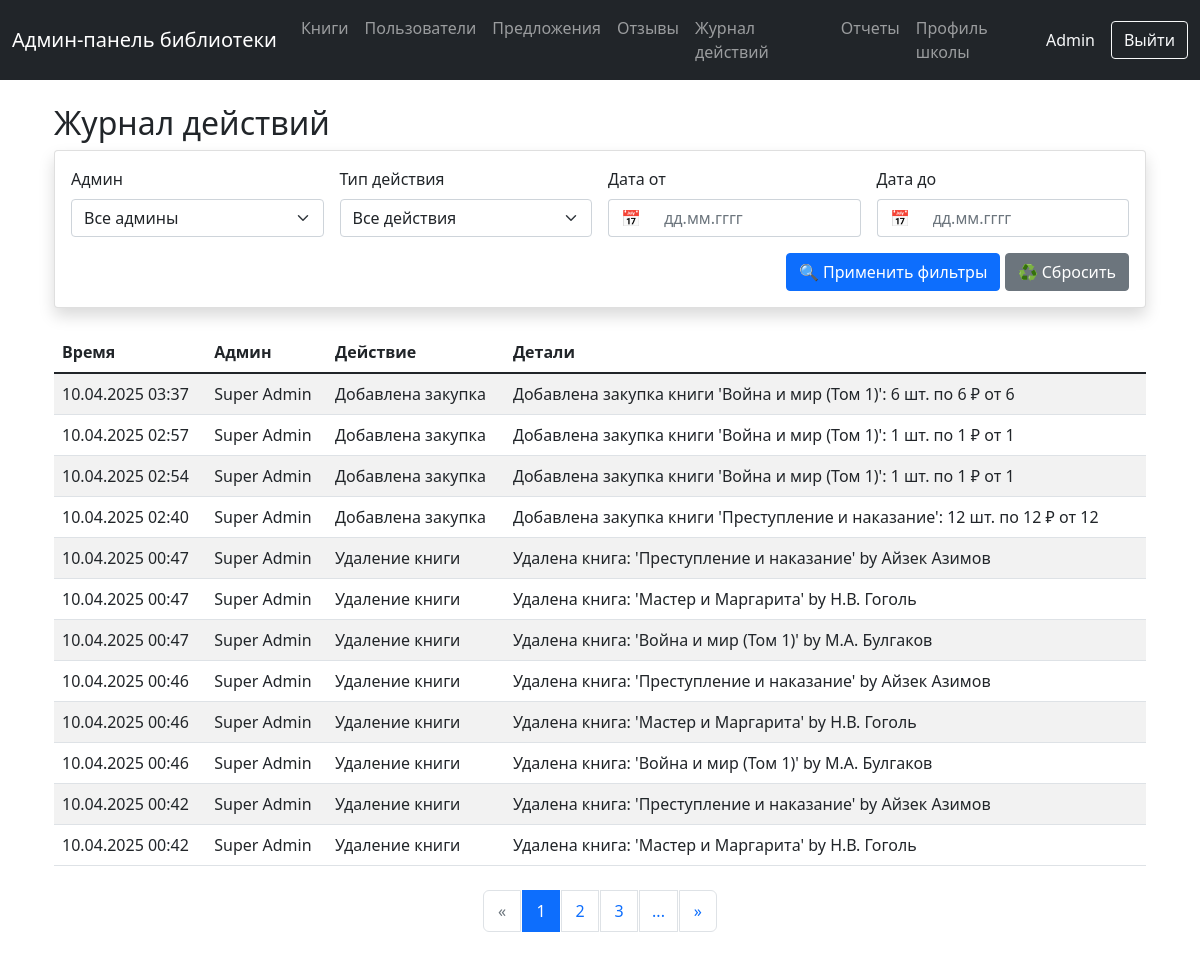
Screenshot of /logs (signed in) with the database file from the repository.
### tables this page shows
CREATE TABLE users (
                    id INTEGER PRIMARY KEY,
                    username TEXT,
                    full_name TEXT,
                    phone TEXT,
                    role TEXT DEFAULT 'user',
                    is_blocked INTEGER DEFAULT 0,
                    created_at TIMESTAMP DEFAULT CURRENT_TIMESTAMP
                , class TEXT);

CREATE TABLE admin_logs (
                    id INTEGER PRIMARY KEY AUTOINCREMENT,
                    admin_id INTEGER,
                    action_type TEXT,
                    book_id INTEGER,
                    details TEXT,
                    timestamp TIMESTAMP DEFAULT CURRENT_TIMESTAMP,
                    FOREIGN KEY (admin_id) REFERENCES users (id),
                    FOREIGN KEY (book_id) REFERENCES books (id)
                );

### routes.py (the view, shortened to what this page needs)
@router.get("/logs")
async def logs_page(
    request: Request,
    page: int = 1,
    admin_id: str = "",
    action_type: str = "",
    date_from: str = "",
    date_to: str = ""
):
    if not is_admin(request):
        return RedirectResponse(url="/login")
    admin_info = get_admin_info(request)
    items_per_page = 12
    try:
        with get_db() as conn:
            cursor = conn.cursor()
            cursor.execute("""
                SELECT DISTINCT u.id, u.full_name, u.username
                FROM admin_logs al
                JOIN users u ON al.admin_id = u.id
                ORDER BY COALESCE(u.full_name, u.username)
            """)
            admins = [{'id': row[0], 'name': row[1] or f"@{row[2]}"} for row in cursor.fetchall()]
            query = """
                SELECT
                    al.id,
                    al.action_type,
                    al.details,
                    strftime('%d.%m.%Y %H:%M', al.timestamp) as formatted_time,
                    u.full_name,
                    u.username
                FROM admin_logs al
                JOIN users u ON al.admin_id = u.id
                WHERE 1=1
            """
            params = []
            if admin_id:
                query += " AND al.admin_id = ?"
                params.append(admin_id)
            if action_type:
                query += " AND al.action_type = ?"
                params.append(action_type)
            count_query = f"SELECT COUNT(*) FROM ({query})"
            cursor.execute(count_query, params)
            total_records = cursor.fetchone()[0]
            total_pages = (total_records + items_per_page - 1) // items_per_page
            page = max(1, min(page, total_pages)) if total_pages > 0 else 1
            offset = (page - 1) * items_per_page
            query += " ORDER BY al.timestamp DESC LIMIT ? OFFSET ?"
            params.extend([items_per_page, offset])
            logging.info(f"SQL Query: {query}")
            logging.info(f"Params: {params}")
            cursor.execute(query, params)
            logs = []
            for row in cursor.fetchall():
                logs.append({
                    'id': row[0],
                    'action_type': row[1],
                    'details': row[2],
                    'timestamp': row[3],
                    'admin_name': row[4] or f"@{row[5]}"
                })
            filter_parts = []
            if admin_id:
                filter_parts.append(f"admin_id={admin_id}")
            if action_type:
                filter_parts.append(f"action_type={action_type}")
            if date_from:
                filter_parts.append(f"date_from={date_from}")
            if date_to:
                filter_parts.append(f"date_to={date_to}")
            filter_query = "&".join(filter_parts)
            return templates.TemplateResponse(
                "logs.html",
                {
                    "request": request,
                    "logs": logs,
                    "admin_info": admin_info,
                    "current_page": page,
                    "total_pages": total_pages,
                    "filter_query": filter_query,
                    "filters": {
                        "admin_id": admin_id,
                        "action_type": action_type,
                        "date_from": date_from,
                        "date_to": date_to
                    },
                    "admins": admins
                }
            )
    except Exception as e:
        logging.error(f"Error loading logs: {e}")
        raise HTTPException(status_code=500, detail=str(e))

### database/models.py (called while the page is built)
@contextlib.contextmanager
def get_db():
    conn = sqlite3.connect('library.db')
    try:
        yield conn
    finally:
        conn.close()

### routes.py (called while the page is built)
def is_admin(request: Request) -> bool:
    return request.session.get('is_admin', False)

def get_admin_info(request: Request) -> dict:
    return {
        'username': request.session.get('username', 'Admin'),
        'user_id': request.session.get('user_id')
    }

### admin_panel/templates/logs.html (shortened to what this page needs)
{% extends "base.html" %}
{% block content %}
<link rel="stylesheet" href="https://cdn.jsdelivr.net/npm/flatpickr/dist/flatpickr.min.css">
<link rel="stylesheet" href="https://cdn.jsdelivr.net/npm/flatpickr/dist/themes/material_blue.css">
<div class="container mt-4">
    <h2>Журнал действий</h2>
    <div class="card mb-4">
        <div class="card-body">
            <form id="filterForm" method="GET" class="row g-3">
                <div class="col-md-3">
                    <label class="form-label">Админ</label>
                    <select class="form-select" name="admin_id">
                        <option value="">Все админы</option>
                    </select>
                </div>
                <div class="col-md-3">
                    <label class="form-label">Тип действия</label>
                    <select class="form-select" name="action_type">
                        <option value="">Все действия</option>
                    </select>
                </div>
                <div class="col-md-3">
                    <label class="form-label">Дата от</label>
                    <div class="input-group">
                        <span class="input-group-text">📅</span>
                        <input type="text"
                               class="form-control datepicker"
                               name="date_from"
                               placeholder="дд.мм.гггг"
                               value="{{ filters.date_from }}"
                               autocomplete="off">
                    </div>
                </div>
                <div class="col-md-3">
                    <label class="form-label">Дата до</label>
                    <div class="input-group">
                        <span class="input-group-text">📅</span>
                        <input type="text"
                               class="form-control datepicker"
                               name="date_to"
                               placeholder="дд.мм.гггг"
                               value="{{ filters.date_to }}"
                               autocomplete="off">
                    </div>
                </div>
                <div class="col-12 text-end">
                    <button type="submit" class="btn btn-primary">
                        🔍 Применить фильтры
                    </button>
                    <a href="/logs" class="btn btn-secondary">
                        ♻️ Сбросить
                    </a>
                </div>
            </form>
        </div>
    </div>
    <div class="table-responsive">
        <table class="table table-striped">
            <thead>
                <tr>
                    <th>Время</th>
                    <th>Админ</th>
                    <th>Действие</th>
                    <th>Детали</th>
                </tr>
            </thead>
            <tbody>
                {% for log in logs %}
                <tr>
                    <td>{{ log.timestamp }}</td>
                    <td>{{ log.admin_name }}</td>
                    <td>
                        {% if log.action_type == 'add_book' %}
                            Добавление книги
                        {% elif log.action_type == 'edit_book' %}
                            Редактирование книги
                        {% elif log.action_type == 'delete_book' %}
                            Удаление книги
                        {% elif log.action_type == 'add_purchase' %}
                            Добавлена закупка
                        {% elif log.action_type == 'write_off_copy' %}
                            Списание экземпляра
                        {% else %}
                            {{ log.action_type }}
                        {% endif %}
                    </td>
                    <td>{{ log.details }}</td>
                </tr>
                {% endfor %}
            </tbody>
        </table>
    </div>
    {% if total_pages > 1 %}
    <nav aria-label="Page navigation" class="mt-4">
        <ul class="pagination justify-content-center">
            <li class="page-item {% if current_page == 1 %}disabled{% endif %}">
                <a class="page-link" href="?page=1{{ '&' + filter_query if filter_query }}" aria-label="First">
                    <span aria-hidden="true">«</span>
                </a>
            </li>
            {% set start = (current_page - 2) if (current_page - 2) > 0 else 1 %}
            {% set end = (current_page + 2) if (current_page + 2) <= total_pages else total_pages %}
            {% for page in range(start, end + 1) %}
            <li class="page-item {% if page == current_page %}active{% endif %}">
                <a class="page-link" href="?page={{ page }}{{ '&' + filter_query if filter_query }}">{{ page }}</a>
            </li>
            {% endfor %}
            {% if end < total_pages %}
                <li class="page-item">
                    <span class="page-link">...</span>
                </li>
            {% endif %}
            <li class="page-item {% if current_page == total_pages %}disabled{% endif %}">
                <a class="page-link" href="?page={{ total_pages }}{{ '&' + filter_query if filter_query }}" aria-label="Last">
                    <span aria-hidden="true">»</span>
                </a>
            </li>
        </ul>
    </nav>
    {% endif %}
</div>
{% endblock %}

### admin_panel/templates/base.html (shortened to what this page needs)
<!DOCTYPE html>
<html>
<head>
    <link href="https://cdn.jsdelivr.net/npm/bootstrap@5.1.3/dist/css/bootstrap.min.css" rel="stylesheet">
    <link rel="stylesheet" href="https://cdnjs.cloudflare.com/ajax/libs/font-awesome/6.0.0/css/all.min.css">
    <link href="{{ url_for('static', path='/css/style.css') }}" rel="stylesheet">
</head>
<body>
    <nav class="navbar navbar-expand-lg navbar-dark bg-dark">
        <div class="container-fluid">
            <a class="navbar-brand" href="/">Админ-панель библиотеки</a>
            <div class="collapse navbar-collapse" id="navbarNav">
                <ul class="navbar-nav me-auto">
                    <li class="nav-item">
                        <a class="nav-link" href="/books">Книги</a>
                    </li>
                    <li class="nav-item">
                        <a class="nav-link" href="/users">Пользователи</a>
                    </li>
                    <li class="nav-item">
                        <a class="nav-link" href="/suggestions">Предложения</a>
                    </li>
                    <li class="nav-item">
                        <a class="nav-link" href="/reviews">Отзывы</a>
                    </li>
                    <li class="nav-item">
                        <a class="nav-link" href="/logs">Журнал действий</a>
                    </li>
                    <li class="nav-item">
                        <a class="nav-link" href="/reports">Отчеты</a>
                    </li>
                    <li class="nav-item">
                        <a class="nav-link {% if request.url.path.endswith('/school') %}active{% endif %}" href="/school">
                            Профиль школы
                        </a>
                    </li>
                </ul>
                {% if admin_info %}
                <div class="navbar-text me-3 text-light">
                    {{ admin_info.full_name or admin_info.username }}
                </div>
                <a href="/logout" class="btn btn-outline-light">Выйти</a>
                {% endif %}
            </div>
        </div>
    </nav>
    <div class="container mt-4">
        {% block content %}{% endblock %}
    </div>
</body>
</html>

### admin_panel/static/css/style.css (style rules this page uses)
.card { box-shadow: 0 0.5rem 1rem rgba(0, 0, 0, 0.15); margin-bottom: 1rem; }
.table { margin-bottom: 0; }
.table td { vertical-align: middle; }

### admin_panel/templates/logs.html (style rules this page uses)
.input-group .input-group-text { background-color: #fff; border-right: none; }
.input-group .form-control { border-left: none; }
.pagination { margin-bottom: 2rem; }
.pagination .page-link { color: var(--bs-primary); border: 1px solid #dee2e6; margin: 0 2px; padding: 0.5rem 0.75rem; min-width: 38px; text-align: center; }
.pagination .page-item.active .page-link { background-color: var(--bs-primary); border-color: var(--bs-primary); color: white; }
.pagination .page-item.disabled .page-link { color: #6c757d; pointer-events: none; background-color: #fff; border-color: #dee2e6; }
.pagination .page-item:first-child .page-link { border-top-left-radius: 6px; border-bottom-left-radius: 6px; }
.pagination .page-item:last-child .page-link { border-top-right-radius: 6px; border-bottom-right-radius: 6px; }
.pagination .page-link { transition: all 0.2s ease-in-out; }

### rows the page displays
users: role "Admin"
admin_logs: timestamp "10.04.2025 03:37", admin_name "Super Admin", action_type "Добавлена закупка", details "Добавлена закупка книги 'Война и мир (Том 1)': 6 шт. по 6 ₽ от 6"
admin_logs: timestamp "10.04.2025 02:57", admin_name "Super Admin", action_type "Добавлена закупка", details "Добавлена закупка книги 'Война и мир (Том 1)': 1 шт. по 1 ₽ от 1"
admin_logs: timestamp "10.04.2025 02:54", admin_name "Super Admin", action_type "Добавлена закупка", details "Добавлена закупка книги 'Война и мир (Том 1)': 1 шт. по 1 ₽ от 1"
admin_logs: timestamp "10.04.2025 02:40", admin_name "Super Admin", action_type "Добавлена закупка", details "Добавлена закупка книги 'Преступление и наказание': 12 шт. по 12 ₽ от 12"
admin_logs: timestamp "10.04.2025 00:47", admin_name "Super Admin", action_type "Удаление книги", details "Удалена книга: 'Преступление и наказание' by Айзек Азимов"
admin_logs: timestamp "10.04.2025 00:47", admin_name "Super Admin", action_type "Удаление книги", details "Удалена книга: 'Мастер и Маргарита' by Н.В. Гоголь"
admin_logs: timestamp "10.04.2025 00:47", admin_name "Super Admin", action_type "Удаление книги", details "Удалена книга: 'Война и мир (Том 1)' by М.А. Булгаков"
admin_logs: timestamp "10.04.2025 00:46", admin_name "Super Admin", action_type "Удаление книги", details "Удалена книга: 'Преступление и наказание' by Айзек Азимов"
admin_logs: timestamp "10.04.2025 00:46", admin_name "Super Admin", action_type "Удаление книги", details "Удалена книга: 'Мастер и Маргарита' by Н.В. Гоголь"
admin_logs: timestamp "10.04.2025 00:46", admin_name "Super Admin", action_type "Удаление книги", details "Удалена книга: 'Война и мир (Том 1)' by М.А. Булгаков"
admin_logs: timestamp "10.04.2025 00:42", admin_name "Super Admin", action_type "Удаление книги", details "Удалена книга: 'Преступление и наказание' by Айзек Азимов"
admin_logs: timestamp "10.04.2025 00:42", admin_name "Super Admin", action_type "Удаление книги", details "Удалена книга: 'Мастер и Маргарита' by Н.В. Гоголь"

### other values shown
{{ page }} "1" "2" "3"
